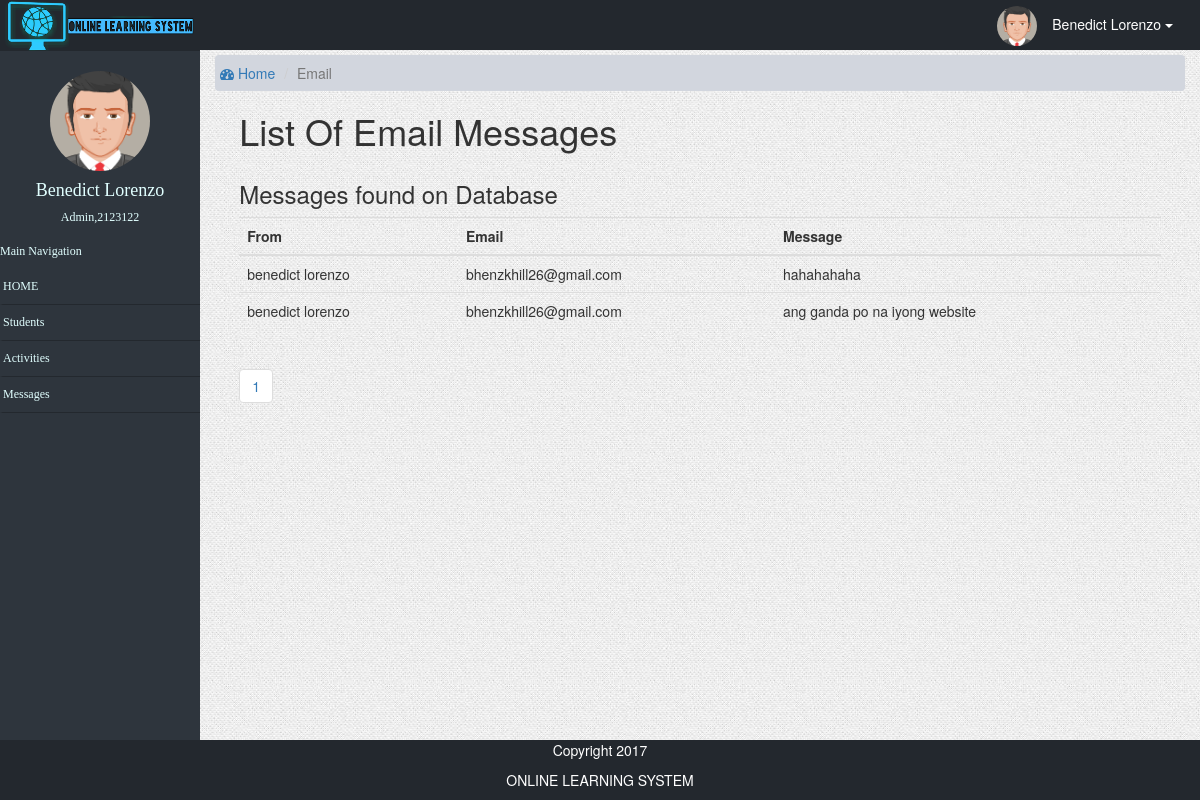
Before: /admin/email.php (signed in) with the older database file.
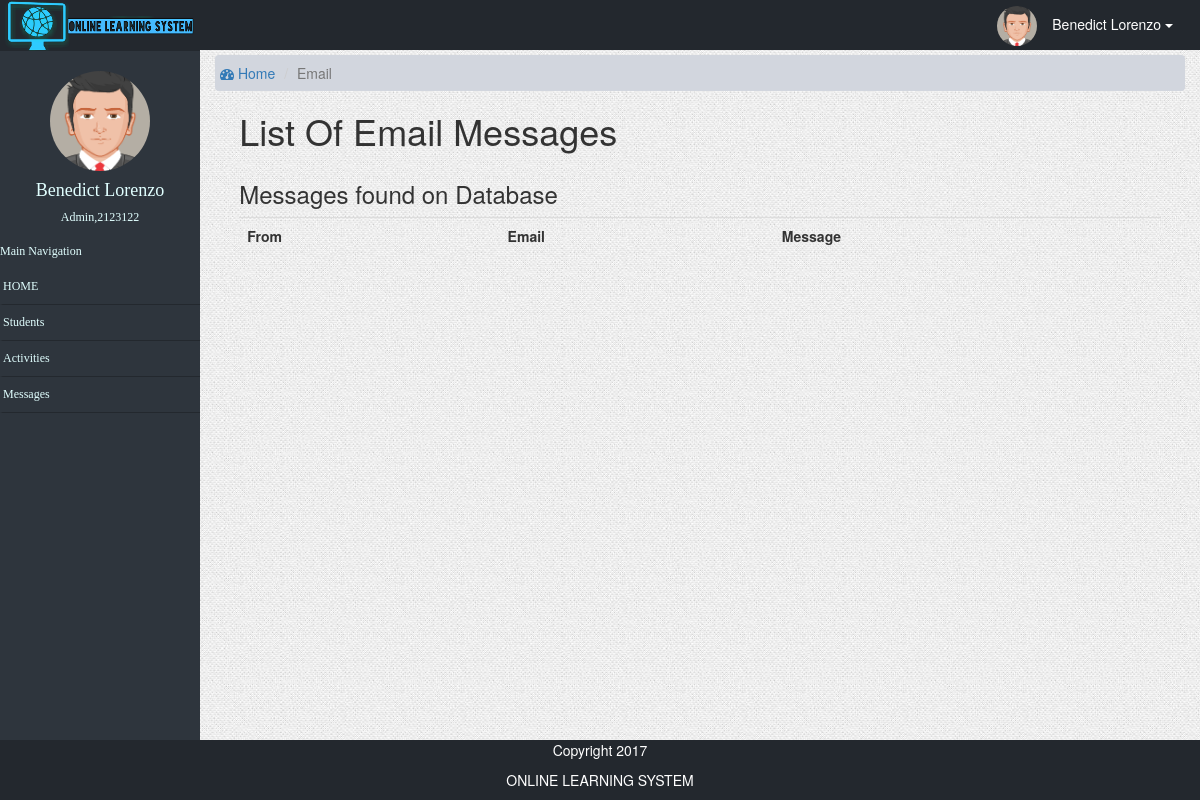
After: the same page with the newer database file.
### tables this page shows
CREATE TABLE `email` (
  `email_id` int(11) NOT NULL,
  `name` varchar(255) NOT NULL,
  `email` varchar(255) NOT NULL,
  `message` text NOT NULL,
  `unread_email` tinyint(1) DEFAULT NULL
);

### admin/admintemplate.php (the view, shortened to what the changed rows need)
<!DOCTYPE html>
<html>
<head>
      <link href="../css/bootstrap.min.css" rel="stylesheet">
    <link rel="stylesheet" type="text/css" href="../css/style.css">
  <link rel="stylesheet" href="https://cdnjs.cloudflare.com/ajax/libs/font-awesome/4.5.0/css/font-awesome.min.css">
</head>
<body onload="myFooter()">
<div class="container" id="main">
    <div class="row">
        <div class="col-md-12">
            <?php  display_content() ?>
        </div>
    </div>
</div>
</body>
</html>

### admin/email.php (shortened to what the changed rows need)
<?php
function display_content(){
echo '
<div class="content-wrapper">
    <section class="content-header">
      <ol class="breadcrumb">
        <li><a href="./"><i class="fa fa-dashboard"></i> Home</a></li>
          <li class ="active">Email</li>
      </ol>
    </section>
    </div>
	<div class="borderStudent">
		<section class="content-header">
      		<h1>List Of Email Messages</h1>
      		<section class = "content">
      			<div class="row">
        			<section class="col-lg-12">
          				<div class="box box-info">
            				<div class="box-header">
              					<h3 class="box-title">Messages found on Database</h3>
            				</div>
            				<div class="box-body">
								<table class="table">
               						<tbody>
				               			<tr>
						                  <th>From</th>
						                  <th>Email</th>
						                  <th>Message</th>
				                		</tr>
				                	</tbody>
               						<tbody>';
               		 					include('../db_config/database.php');
										   $id =$_GET['ref'];
										   $page =$_GET['page'];
										if ($page=="" || $page=="1"){
											$page1=0;
										}else{
										    $page1=($page*10)-10;
			 						    }
			   							$sql = "SELECT * From email limit $page1,10";
             							$result = mysqli_query($connection,$sql);
             							if ($result->num_rows > 0) {
              								while($row = $result->fetch_assoc()) {
echo "
					               			<tr>
					               				<td>".$row["name"]."</td>
					               				<td>".$row["email"]."</td>
					               				<td>".$row["message"]."</td>
					               			</tr>
";
										}
									}
echo '
 									</tbody>
 								</table>
        						<ul class="pagination">';
        							include('../db_config/database.php');
										$sql = "SELECT * FROM email";
										$result = mysqli_query($connection,$sql);
										if ($result->num_rows > 0) {
											print '<tr><td colspan="10">';
											$ragents=mysqli_num_rows($result);
											$a = $ragents/10;
											$a = ceil($a);
											for ($b=1;$b<=$a;$b++){
 ?>
 											<li class="paginate_button">
 												<a href="email.php?ref=<?php echo $id; ?>&page=<?php echo $b; ?>" ><?php echo $b. " "; ?></a>
 											</li><?php
										}
									}
echo '
      							</ul>
      						</div>
    					</div>
    				</section>
    			</div>
    		</section>
    	</section>
    </div>
	';
	}
	require_once('admintemplate.php');
	?>

Changed rows visible on the page:
removed email: name "benedict lorenzo", email "bhenzkhill26@gmail.com", message "hahahahaha"
removed email: name "benedict lorenzo", email "bhenzkhill26@gmail.com", message "ang ganda po na iyong website"
Other visible differences:
list line gone: "1"
